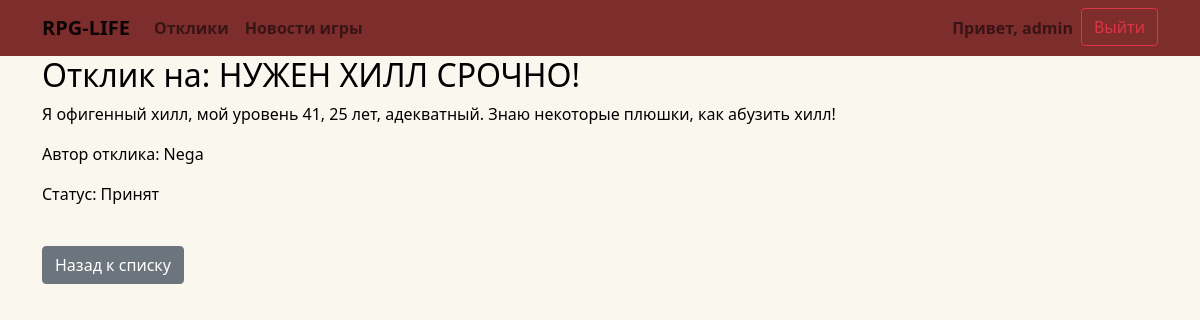
Page /responses/25/ (signed in) on the committed database.
### app/models.py (models this page shows, shortened)
class User(AbstractUser):
    code = models.CharField(max_length=20, blank=True, null=True)

class UserResponse(models.Model):
    author = models.ForeignKey(User, on_delete=models.CASCADE)
    post = models.ForeignKey(Post, on_delete=models.CASCADE)
    text = models.TextField(max_length=1024)
    STATUS_CHOICES = [
        ('pending', 'Отправлен'),
        ('accepted', 'Принят'),
        ('rejected', 'Отказ')
    ]
    status = models.CharField(max_length=12, choices=STATUS_CHOICES, default='pending')
    created_at = models.DateTimeField(auto_now_add=True)

class Post(models.Model):
    TYPE = (
        ('tank', 'Танки'),
        ('healer', 'Хилы'),
        ('dd', 'ДД'),
        ('trader', 'Торговцы'),
        ('guildmaster', 'Гилдмастеры'),
        ('quest', 'Квестгиверы'),
        ('blacksmith', 'Кузнецы'),
        ('tanner', 'Кожевники'),
        ('potion', 'Зельевары'),
        ('wizard', 'Мастера заклинаний'),
    )
    title = models.CharField(max_length=48)
    author = models.ForeignKey(Author, on_delete=models.CASCADE, related_name='posts')
    content = CKEditor5Field('Описание', config_name='default')
    created_at = models.DateTimeField(auto_now_add=True)
    category = models.CharField(max_length=16, choices=TYPE, default='quest')

### app/views.py (the view, shortened to what this page needs)
class ResponseDetail(DetailView):
    model = UserResponse
    template_name = 'response.html'
    context_object_name = 'response'

### templates/response.html (shortened to what this page needs)
{% extends 'flatpages/default.html' %}
{% block content %}
    <h2>Отклик на: {{ response.post.title }}</h2>
    <p>{{ response.text }}</p>
    <p>Автор отклика: {{ response.author.username }}</p>
    <p>Статус: {{ response.get_status_display }}</p>
    <br><button onclick="history.back()" class="btn btn-secondary">Назад к списку</button>
{% endblock %}

### templates/flatpages/default.html (shortened to what this page needs)
<!DOCTYPE html>
<html lang="en">
<head>
    <link rel="stylesheet" href="https://cdnjs.cloudflare.com/ajax/libs/bootstrap/5.1.3/css/bootstrap.min.css">
</head>
<body>
    <nav class="navbar navbar-expand-lg navbar-light custom-nav">
        <div class="container">
            <a class="navbar-brand" href="/posts"><b>RPG-LIFE</b></a>
            <div class="collapse navbar-collapse" id="navbarNav">
                <ul class="navbar-nav me-auto mb-2 mb-lg-0">
                    <li class="nav-item">
                        <a class="nav-link" href="/responses"><b>Отклики</b></a>
                    </li>
                    <li class="nav-item">
                        <a class="nav-link" href="/news"><b>Новости игры</b></a>
                    </li>
                </ul>
                <ul class="navbar-nav ms-auto">
                    {% if user.is_authenticated %}
                        <li class="nav-item">
                            <a class="nav-link" href="#"><b>Привет, {{ user.username }}</b></a>
                        </li>
                        <form method="post" action="{% url 'account_logout' %}">
                            <button type="submit" class="btn btn-outline-danger">Выйти</button>
                        </form>
                    {% endif %}
                </ul>
            </div>
        </div>
    </nav>
    <div class="container">
        {% block content %}
        {% endblock content %}
    </div>
</body>
</html>

### templates/flatpages/default.html (style rules this page uses)
.custom-nav { background-color: #7e2d2d; }
body { background-color: #faf7ef; color: #000000; }

### rows in the picture
User: username "admin"
UserResponse: post "НУЖЕН ХИЛЛ СРОЧНО!", text "Я офигенный хилл, мой уровень 41, 25 лет, адекватный. Знаю некоторые плюшки, как абузить хилл!", author.username "Nega", status "Принят"
